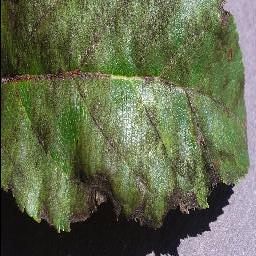
#> input picture Plant Disease Prediction with SE-block/Some test images/AppleScab3.JPG, 256 x 256 px
$ python -i preprocessing.py   (imports and definitions only)
#> lines starting #> are read from the running program, lines starting #| are printed output that depends on the picture
import cv2
import numpy as np
import tensorflow as tf
from PIL import Image
import io


def preprocess_image(image_data, target_size=(256, 256)):
    """
    Properly handles both file objects and bytes
    """
    try:
        # If it's a file object (from request.files)
        if hasattr(image_data, 'read'):
            image = Image.open(image_data)
            image_data.seek(0)  # Rewind the file pointer
        # If it's bytes
        elif isinstance(image_data, bytes):
            image = Image.open(io.BytesIO(image_data))
        else:
            raise ValueError("Unsupported image input type")

        # Convert to RGB if needed
        if image.mode != 'RGB':
            image = image.convert('RGB')

        # Resize and normalize
        image = image.resize(target_size)
        img_array = np.array(image) / 255.0

        return img_array

    except Exception as e:
        raise ValueError(f"Image processing failed: {str(e)}")

def apply_image_enhancement(image):
    """
    Apply additional image enhancements

    Args:
        image: PIL Image object

    Returns:
        Enhanced PIL Image
    """


    img = np.array(image)


    img = cv2.GaussianBlur(img, (3, 3), 0)
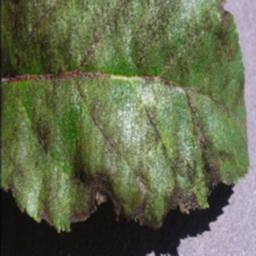
#> img: shape (256, 256, 3); mean R, G, B 98.6, 106.1, 77.1


    lab = cv2.cvtColor(img, cv2.COLOR_RGB2LAB)
#> lab: shape (256, 256, 3); mean of channels 0, 1, 2 109.1, 120.1, 143.2
    l, a, b = cv2.split(lab)
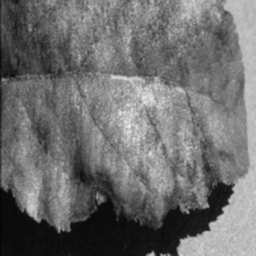
#> l: shape (256, 256); min 3, max 239, mean 109.1
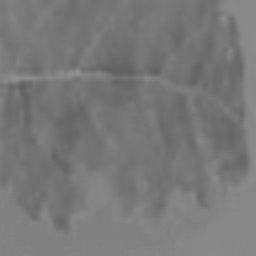
#> a: shape (256, 256); min 96, max 147, mean 120.1
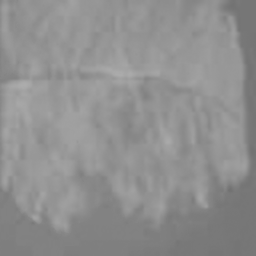
#> b: shape (256, 256); min 114, max 172, mean 143.2
    clahe = cv2.createCLAHE(clipLimit=3.0, tileGridSize=(8, 8))
    l = clahe.apply(l)
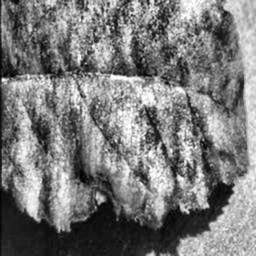
#> l: shape (256, 256); min 1, max 255, mean 121.4
    lab = cv2.merge((l, a, b))
#> lab: shape (256, 256, 3); mean of channels 0, 1, 2 121.4, 120.1, 143.2
    img = cv2.cvtColor(lab, cv2.COLOR_LAB2RGB)
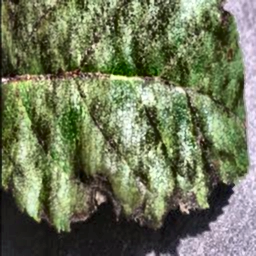
#> img: shape (256, 256, 3); mean R, G, B 111.6, 119.1, 89.7


    return Image.fromarray(img)

>>> import cv2
>>> picture = cv2.cvtColor(cv2.imread('../Some test images/AppleScab3.JPG'), cv2.COLOR_BGR2RGB)
>>> result = apply_image_enhancement(picture)

$ run again, on Plant Disease Prediction with SE-block/Some test images/TomatoHealthy3.JPG
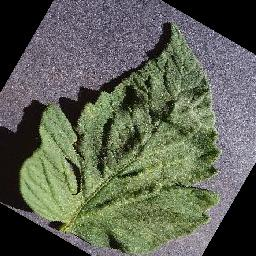
#> input picture Plant Disease Prediction with SE-block/Some test images/TomatoHealthy3.JPG, 256 x 256 px
#> in apply_image_enhancement, `l, a, b = cv2.split(lab)`:
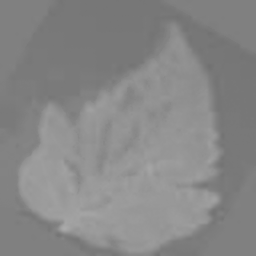
#> b: shape (256, 256); min 113, max 170, mean 134.9
#> in apply_image_enhancement, `img = cv2.cvtColor(lab, cv2.COLOR_LAB2RGB)`:
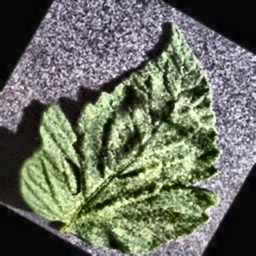
#> img: shape (256, 256, 3); mean R, G, B 105.7, 110.6, 96.7
